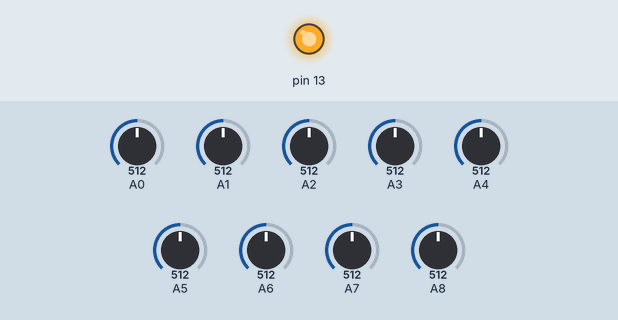
A sketch run on a simulated Teensy 3. Shown: output pins drawn as LEDs (lit = HIGH). The inputs (shaded band) are chosen by the test bench; at power-on: A8 = 512, A0 = 512, A1 = 512, A2 = 512, A3 = 512, A4 = 512, A5 = 512, A6 = 512, A7 = 512 (analog values on the 0–1023 scale).

Above: at 1.2 s.
1.3 s: A8 set to 494
At 2.1 s:
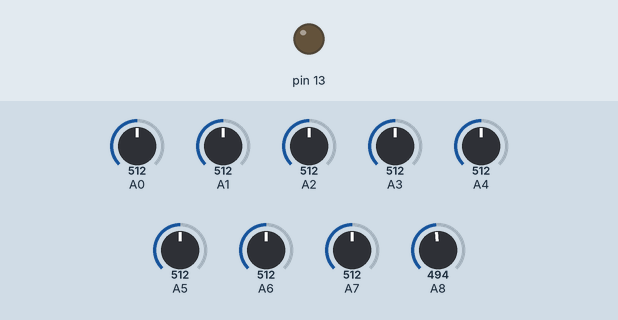
2.8 s: A8 set to 521
At 3.2 s:
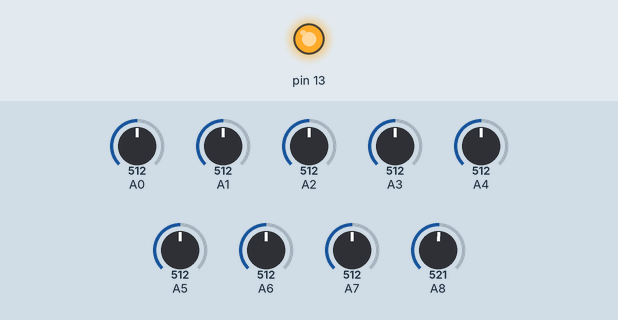
4.3 s: A8 set to 501
At 5.5 s:
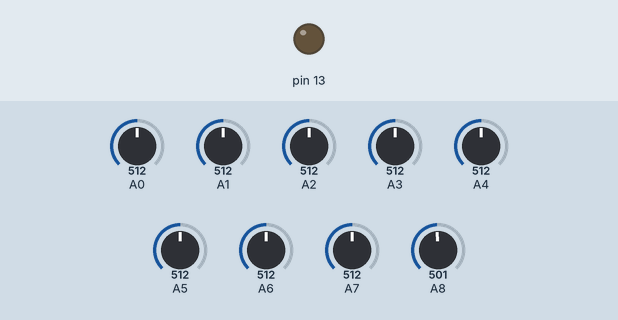
Timing chart, 0 to 7.3 s (numbered marks = the images above; inputs shaded):
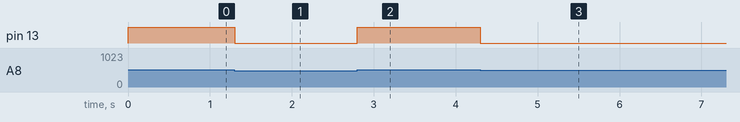

The sketch:

bleachedplusdualbank.ino
```cpp
// (licence header left out)
// led state
bool led_state = false;

// Map MIDI CC channels to knobs numbered left to right.
#define CC01  102
#define CC02  103
#define CC03  104
#define CC04  105
#define CC05  106
#define CC06  107
#define CC07  108
#define CC08  109
#define CC09  110
#define CC10  111
#define CC11  112
#define CC12  113
#define CC13  114
#define CC14  115
#define CC15  116
#define CC16  117
#define CC17  118


// Map the TeensyLC pins to each potentiometer numbered left to right.
#define POT01 8
#define POT02 7
#define POT03 6
#define POT04 5
#define POT05 4
#define POT06 0
#define POT07 1
#define POT08 2
#define POT09 3


// Use this MIDI channel.
#define MIDI_CHANNEL 1

// Send MIDI CC messages for all 9 knobs after the main loop runs this many times.
// This prevents having to twiddle the knobs to update the receiving end.
// 10,000 loops is roughly 10 seconds.
//#define LOOPS_PER_REFRESH 10000

// potentiometer read parameters
#define POT_BIT_RES         10 // 10 works, 7-16 is valid
#define POT_NUM_READS       32 // 32 works

// Track the knob state.
uint16_t prev_pot_val[9] = {0xffff,
                             0xffff, 0xffff, 0xffff, 0xffff, 0xffff, 0xffff, 0xffff, 0xffff
                            };

// an array of potentiometer pins
uint8_t pot[9] = {POT01,
                   POT02, POT03, POT04, POT05, POT06, POT07, POT08, POT09
                  };

// an array of CC numbers
uint8_t cc_set_1[8] = {
                  CC02, CC03, CC04, CC05, CC06, CC07, CC08, CC09
                 };

// an array of CC numbers
uint8_t cc_set_2[8] = {
                  CC10, CC11, CC12, CC13, CC14, CC15, CC16, CC17
                 };
// Prevent jitter when reading the potentiometers.
// Higher value is less chance of jitter but also less precision.
const uint8_t nbrhd = 5;

// Count the number of main loops.
uint16_t loop_count = 0;

void setup() {
  // serial monitoring for debugging
  Serial.begin(38400);

   // led pin mode
  pinMode(13, OUTPUT);

  // potentiometers
  analogReadResolution(POT_BIT_RES);
  analogReadAveraging(POT_NUM_READS);
}


void loop() {
  // Read each knob, and send MIDI CC only if the value changed.
  for (uint8_t i = 0; i < 9; i++) {
    uint16_t pot_val = analogRead(pot[i]);
    if ((pot_val < prev_pot_val[i] - nbrhd) ||
        (pot_val > prev_pot_val[i] + nbrhd)) {
          // use pot1 to control led
          if (i == 0 and pot_val > 511) {
            led_state = true;
            digitalWrite(13, HIGH);
          }
          else if (i == 0 and pot_val < 511) {
            led_state = false;
            digitalWrite(13, LOW);
          }
          // use led state to decide which cc_set to use
          if (i != 0 and (led_state)) {
            //Serial.print(cc_set_2[i - 1]);
            usbMIDI.sendControlChange(cc_set_2[i - 1], pot_val >> (POT_BIT_RES - 7), MIDI_CHANNEL);
          }
          else if (i != 0 and not (led_state)) {
            //Serial.print(cc_set_1[i - 1]);
            usbMIDI.sendControlChange(cc_set_1[i - 1], pot_val >> (POT_BIT_RES - 7), MIDI_CHANNEL);
          }
          //Serial.println("");
          prev_pot_val[i] = pot_val;
    }
  }
  while (usbMIDI.read()) {
    // read & ignore incoming messages
  }
}
```

Measured:
- the behaviour switches between 507 and 506 on A8 (found by bisection; images 0 and 1)
- after the input at 1.3 s, pin 13: HIGH → LOW at once
- after the input at 2.8 s, pin 13: LOW → HIGH at once
- after the input at 4.3 s, pin 13: HIGH → LOW at once
